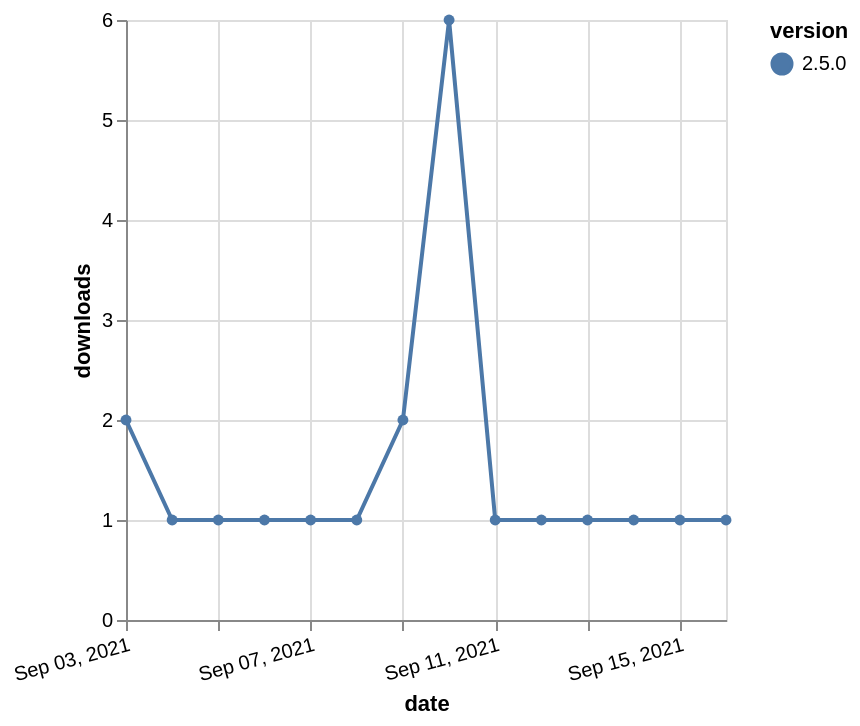

Vega-Lite specification for this chart:
### Vega-Lite specification from a JSON file in a GitHub repository (floating-point values rounded to 4 significant figures)
{"$schema": "https://vega.github.io/schema/vega-lite/v5.json", "description": "A simple bar chart with embedded data.", "data": {"values": [{"date": "2021-09-03", "total": 523, "delta": 2, "version": "2.5.0"}, {"date": "2021-09-04", "total": 524, "delta": 1, "version": "2.5.0"}, {"date": "2021-09-05", "total": 525, "delta": 1, "version": "2.5.0"}, {"date": "2021-09-06", "total": 526, "delta": 1, "version": "2.5.0"}, {"date": "2021-09-07", "total": 527, "delta": 1, "version": "2.5.0"}, {"date": "2021-09-08", "total": 528, "delta": 1, "version": "2.5.0"}, {"date": "2021-09-09", "total": 530, "delta": 2, "version": "2.5.0"}, {"date": "2021-09-10", "total": 536, "delta": 6, "version": "2.5.0"}, {"date": "2021-09-11", "total": 537, "delta": 1, "version": "2.5.0"}, {"date": "2021-09-12", "total": 538, "delta": 1, "version": "2.5.0"}, {"date": "2021-09-13", "total": 539, "delta": 1, "version": "2.5.0"}, {"date": "2021-09-14", "total": 540, "delta": 1, "version": "2.5.0"}, {"date": "2021-09-15", "total": 541, "delta": 1, "version": "2.5.0"}, {"date": "2021-09-16", "total": 542, "delta": 1, "version": "2.5.0"}]}, "width": "container", "mark": {"type": "line", "point": {"filled": true}}, "encoding": {"x": {"field": "date", "type": "temporal", "timeUnit": "yearmonthdate", "title": "date", "axis": {"labelAngle": -15}}, "y": {"field": "delta", "type": "quantitative", "title": "downloads"}, "color": {"field": "version", "type": "nominal"}, "tooltip": {"field": "delta"}}}
